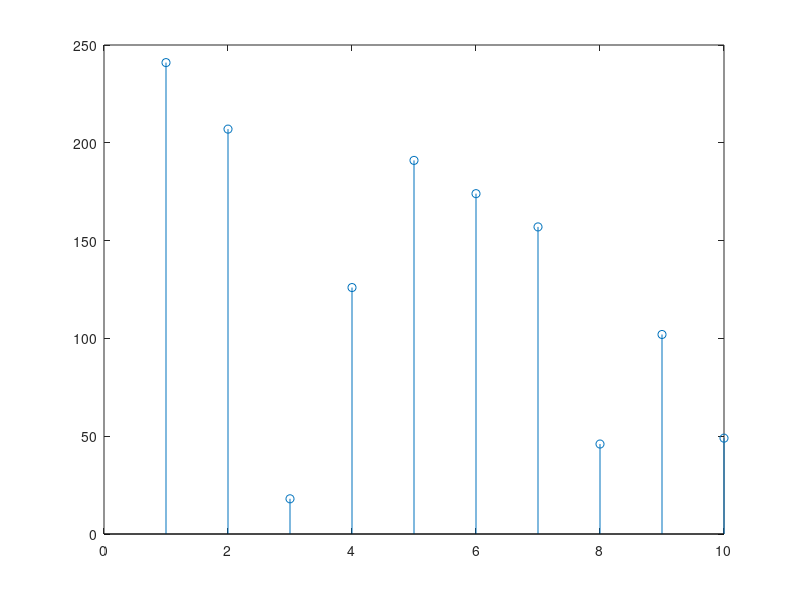

The MATLAB source for this figure: (Note: this script raises an error after producing the figure.)
M = 256;
k = log2(M);
n = 30000;
samplesPerSymbol = 1;

rng default;

input_data = randi([0 1], n, 1);
input_data_matrix = reshape(input_data, length(input_data)/k, k); % reshape the data to n x n 
input_data_symbols = bi2de(input_data_matrix); % binary to decimal conversion
figure; stem(input_data_symbols(1:10)); % show the input symbols in decimal

% dataMod = qammod(input_data_symbols, M, 'bin'); % modulate the input data using binary encoding
dataMod_GrayCode = qammod(input_data_symbols, M, 'UnitAveragePower', false); % ... and Gray coded
avg_mod_pwr = sum(abs(dataMod_GrayCode).^2)/M

EbN0 = 10;
snr = EbN0 + 10*log10(k) - 10*log10(samplesPerSymbol) % EbN0 + signalPower - noisePower

% receivedSignal = awgn(dataMod, snr, 'measured');
receivedSignal_GrayCode = awgn(dataMod_GrayCode, snr, 'measured');
avg_receivedPwr = sum(abs(receivedSignal_GrayCode).^2)/M

s_plot = scatterplot(receivedSignal, 1, 0, 'g.');
hold on
scatterplot(dataMod, 1, 0, 'k*', s_plot);

output_data_symbols = qamdemod(receivedSignal, M, 'bin');
output_data_symbols_GrayCode = qamdemod(receivedSignal_GrayCode, M);

output_data_matrix = de2bi(output_data_symbols, k);
output_data = output_data_matrix(:);

output_data_matrix_GrayCode = de2bi(output_data_symbols_GrayCode, k);
output_data_GrayCode = output_data_matrix_GrayCode(:);

[numbErrors, BER] = biterr(input_data, output_data);
[numbErrors_GrayCode, BER_GrayCode] = biterr(input_data, output_data_GrayCode);
fprintf('\nBinary Coding BER: %5.2e, based on %d errors\n', BER, numbErrors);
fprintf('\nGray Coded BER: %5.2e, based on %d errors\n', BER_GrayCode, numbErrors_GrayCode);

x = (0:255); % Integer input
y1 = qammod(x, 256, 'bin');

scatterplot(y1);
text(real(y1)+0.1, imag(y1), dec2bin(x));
title('16-QAM, Binary Symbol Mapping');
axis([-4 4 -4 4])

%% Gray-coded symbol mapping
y2 = qammod(x, 256, 'gray');

scatterplot(y2)
text(real(y2)+0.1, imag(y2), dec2bin(x))
title('256-QAM, Gray-coded Symbol Mapping')
axis([-16 16 -16 16])



